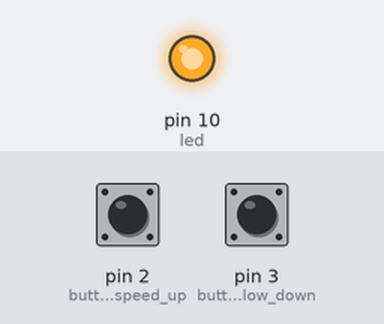
A sketch run on a simulated Arduino Uno, built with avr-gcc and run on an emulated ATmega328P. Parts: output pins drawn as LEDs (lit = HIGH). Dashed ring = blinking. The inputs (shaded band) are chosen by the test bench; at power-on: pin 2 (button_speed_up) LOW, pin 3 (button_slow_down) LOW.

Above: at 0.1 s.
At 1.2 s:
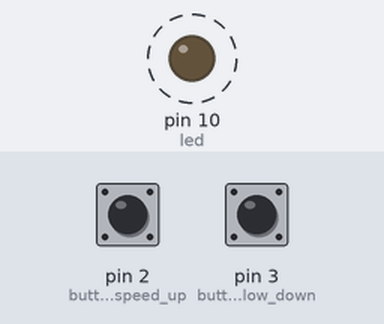
1.3 s: pin 2 (button_speed_up) pulled HIGH for 0.15 s
4.3 s: pin 3 (button_slow_down) pulled HIGH for 0.15 s
At 5.8 s:
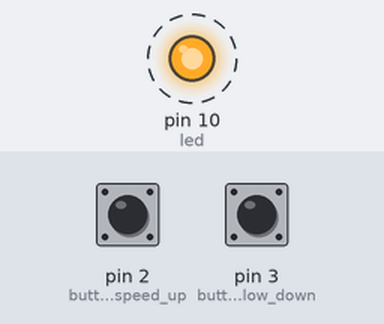
Timing chart, 0 to 13.3 s (numbered marks = the images above; inputs shaded):
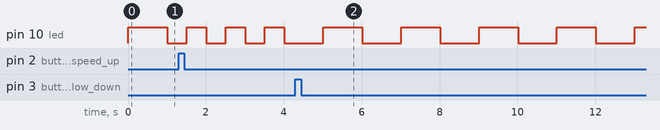

The sketch:

aula01_two_buttons.ino
```cpp
const int button_speed_up = 2;
const int button_slow_down = 3;
const int led = 10;

unsigned long button_speed_up_last_pressed;
unsigned long button_slow_down_last_pressed;

int button_speed_up_is_pressed = 0;
int button_slow_down_is_pressed = 0;

const unsigned long button_off_delay = 500;
const unsigned long state_change_factor = 2;
unsigned long state_duration = 1000;

int led_state = LOW;
unsigned long last_state_change;

void switch_led_state() {
  led_state = !led_state;

  last_state_change = millis();
  digitalWrite(led, led_state);
}

void setup() {
  // put your setup code here, to run once:
  pinMode(button_speed_up, INPUT);
  pinMode(button_slow_down, INPUT);

  pinMode(led, OUTPUT);

  switch_led_state();
}

void loop() {
  // put your main code here, to run repeatedly:
  unsigned long curr_time = millis();

  int button_input_pressed = digitalRead(button_speed_up);
  if (!button_speed_up_is_pressed && button_input_pressed)
  {
    button_speed_up_last_pressed = curr_time;
    button_speed_up_is_pressed = 1;
    state_duration /= state_change_factor;
  }
  else if (button_speed_up_is_pressed && !button_input_pressed && (curr_time - button_speed_up_last_pressed) > button_off_delay)
  {
    button_speed_up_is_pressed = 0;
  }

  button_input_pressed = digitalRead(button_slow_down);
  if (!button_slow_down_is_pressed && button_input_pressed)
  {
    button_slow_down_last_pressed = curr_time;
    button_slow_down_is_pressed = 1;
    state_duration *= state_change_factor;
  }
  else if (button_slow_down_is_pressed && !button_input_pressed && (curr_time - button_slow_down_last_pressed) > button_off_delay)
  {
    button_slow_down_is_pressed = 0;
  }

  if (button_speed_up_is_pressed && button_slow_down_is_pressed)
  {
    while (true) {}
  }

  if (state_duration < curr_time - last_state_change)
  {
    switch_led_state();
  }
}
```

Measured:
- after the input at 4.3 s, pin 10 (led): alternates HIGH for 1.0 s and LOW for 1.0 s, starting after 0.71 s
- by itself, pin 10 (led): alternates HIGH for 0.50 s and LOW for 0.50 s
